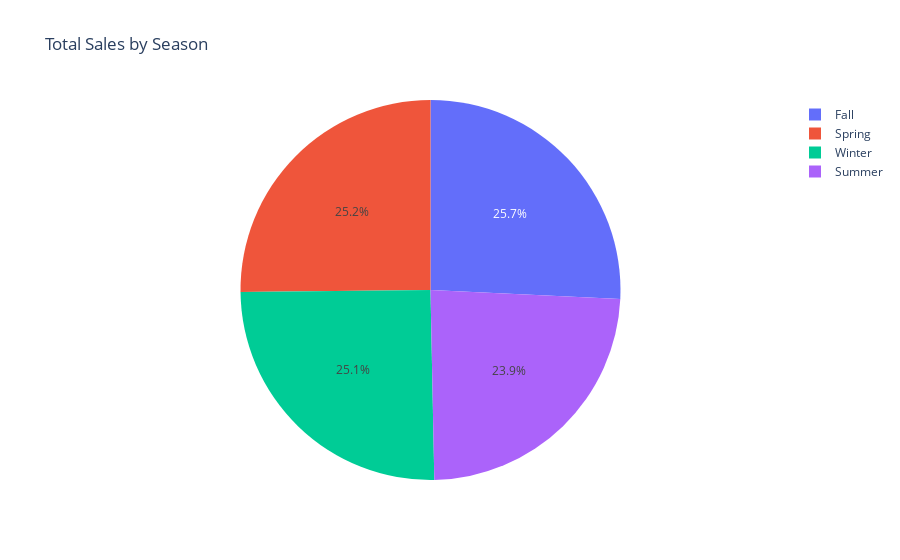

The cell this chart's notebook holds for it:
### Code cell
fig = px.pie(most_season_sold, values=most_season_sold.values, names=most_season_sold.index, title='Total Sales by Season')
fig.show()

### Figure 1 — Plotly figure (JSON) as saved in the notebook; plotly's stock layout.template omitted (floating-point values rounded to 4 significant figures)
{"data": [{"domain": {"x": [0, 1], "y": [0, 1]}, "hovertemplate": "Season=%{label}<br>value=%{value}<extra></extra>", "labels": ["Fall", "Spring", "Winter", "Summer"], "legendgroup": "", "name": "", "showlegend": true, "type": "pie", "values": [60018, 58679, 58607, 55777]}], "layout": {"legend": {"tracegroupgap": 0}, "title": {"text": "Total Sales by Season"}}}
